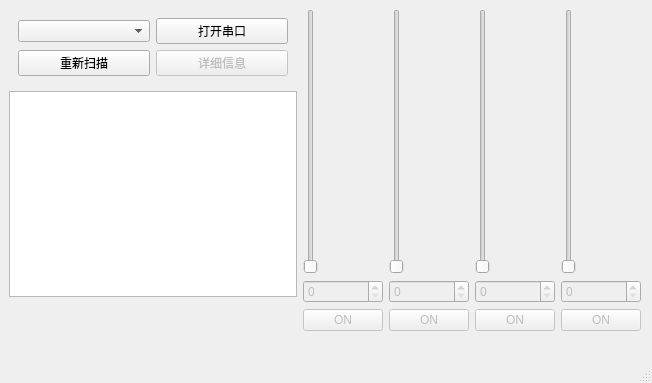
<?xml version="1.0" encoding="UTF-8"?>
<ui version="4.0">
 <class>MainWindow</class>
 <widget class="QMainWindow" name="MainWindow">
  <property name="geometry">
   <rect>
    <x>0</x>
    <y>0</y>
    <width>652</width>
    <height>383</height>
   </rect>
  </property>
  <property name="windowTitle">
   <string>MainWindow</string>
  </property>
  <widget class="QWidget" name="centralwidget">
   <widget class="QWidget" name="widget_2" native="true">
    <property name="geometry">
     <rect>
      <x>9</x>
      <y>9</y>
      <width>288</width>
      <height>288</height>
     </rect>
    </property>
    <layout class="QVBoxLayout" name="verticalLayout">
     <item>
      <widget class="QWidget" name="widget_3" native="true">
       <layout class="QGridLayout" name="gridLayout_2">
        <item row="0" column="0">
         <widget class="QComboBox" name="serialPort"/>
        </item>
        <item row="0" column="1">
         <widget class="QPushButton" name="openSerialPort">
          <property name="text">
           <string>打开串口</string>
          </property>
         </widget>
        </item>
        <item row="1" column="0">
         <widget class="QPushButton" name="scanSerialPort">
          <property name="text">
           <string>重新扫描</string>
          </property>
         </widget>
        </item>
        <item row="1" column="1">
         <widget class="QPushButton" name="openDetail">
          <property name="enabled">
           <bool>false</bool>
          </property>
          <property name="text">
           <string>详细信息</string>
          </property>
         </widget>
        </item>
       </layout>
      </widget>
     </item>
     <item>
      <widget class="QTextEdit" name="textEdit"/>
     </item>
    </layout>
   </widget>
   <widget class="QWidget" name="widget" native="true">
    <property name="geometry">
     <rect>
      <x>303</x>
      <y>9</y>
      <width>340</width>
      <height>322</height>
     </rect>
    </property>
    <layout class="QGridLayout" name="gridLayout">
     <item row="0" column="3">
      <widget class="QSlider" name="channel4">
       <property name="enabled">
        <bool>false</bool>
       </property>
       <property name="maximum">
        <number>255</number>
       </property>
       <property name="orientation">
        <enum>Qt::Vertical</enum>
       </property>
      </widget>
     </item>
     <item row="1" column="0">
      <widget class="QSpinBox" name="channelSpin1">
       <property name="enabled">
        <bool>false</bool>
       </property>
       <property name="readOnly">
        <bool>false</bool>
       </property>
       <property name="maximum">
        <number>255</number>
       </property>
      </widget>
     </item>
     <item row="2" column="0">
      <widget class="QPushButton" name="channelOpen1">
       <property name="enabled">
        <bool>false</bool>
       </property>
       <property name="text">
        <string>ON</string>
       </property>
      </widget>
     </item>
     <item row="2" column="2">
      <widget class="QPushButton" name="channelOpen3">
       <property name="enabled">
        <bool>false</bool>
       </property>
       <property name="text">
        <string>ON</string>
       </property>
      </widget>
     </item>
     <item row="0" column="1">
      <widget class="QSlider" name="channel2">
       <property name="enabled">
        <bool>false</bool>
       </property>
       <property name="maximum">
        <number>255</number>
       </property>
       <property name="orientation">
        <enum>Qt::Vertical</enum>
       </property>
      </widget>
     </item>
     <item row="0" column="2">
      <widget class="QSlider" name="channel3">
       <property name="enabled">
        <bool>false</bool>
       </property>
       <property name="maximum">
        <number>255</number>
       </property>
       <property name="orientation">
        <enum>Qt::Vertical</enum>
       </property>
      </widget>
     </item>
     <item row="2" column="1">
      <widget class="QPushButton" name="channelOpen2">
       <property name="enabled">
        <bool>false</bool>
       </property>
       <property name="text">
        <string>ON</string>
       </property>
      </widget>
     </item>
     <item row="2" column="3">
      <widget class="QPushButton" name="channelOpen4">
       <property name="enabled">
        <bool>false</bool>
       </property>
       <property name="text">
        <string>ON</string>
       </property>
      </widget>
     </item>
     <item row="1" column="3">
      <widget class="QSpinBox" name="channelSpin4">
       <property name="enabled">
        <bool>false</bool>
       </property>
       <property name="readOnly">
        <bool>false</bool>
       </property>
       <property name="maximum">
        <number>255</number>
       </property>
      </widget>
     </item>
     <item row="1" column="2">
      <widget class="QSpinBox" name="channelSpin3">
       <property name="enabled">
        <bool>false</bool>
       </property>
       <property name="readOnly">
        <bool>false</bool>
       </property>
       <property name="maximum">
        <number>255</number>
       </property>
      </widget>
     </item>
     <item row="1" column="1">
      <widget class="QSpinBox" name="channelSpin2">
       <property name="enabled">
        <bool>false</bool>
       </property>
       <property name="readOnly">
        <bool>false</bool>
       </property>
       <property name="maximum">
        <number>255</number>
       </property>
      </widget>
     </item>
     <item row="0" column="0">
      <widget class="QSlider" name="channel1">
       <property name="enabled">
        <bool>false</bool>
       </property>
       <property name="maximum">
        <number>255</number>
       </property>
       <property name="orientation">
        <enum>Qt::Vertical</enum>
       </property>
      </widget>
     </item>
    </layout>
   </widget>
  </widget>
  <widget class="QMenuBar" name="menubar">
   <property name="geometry">
    <rect>
     <x>0</x>
     <y>0</y>
     <width>652</width>
     <height>21</height>
    </rect>
   </property>
  </widget>
  <widget class="QStatusBar" name="statusbar"/>
 </widget>
 <resources/>
 <connections/>
</ui>
